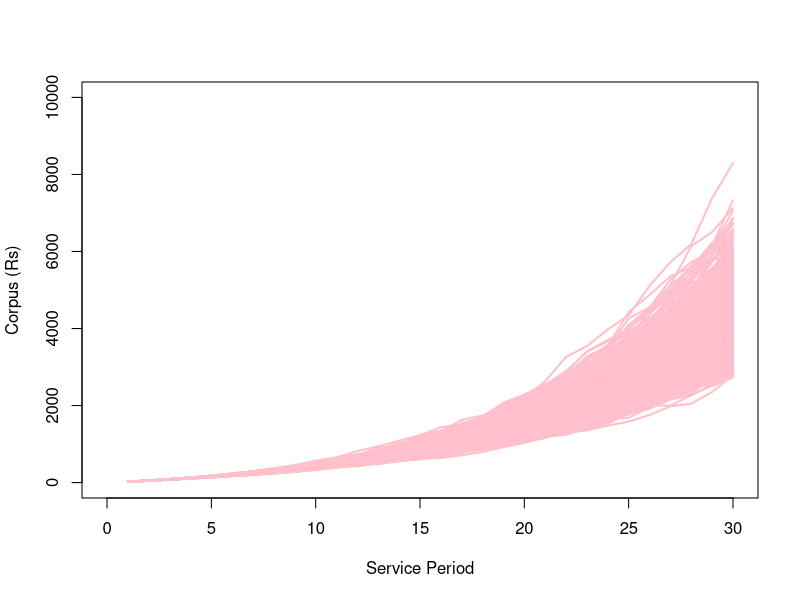
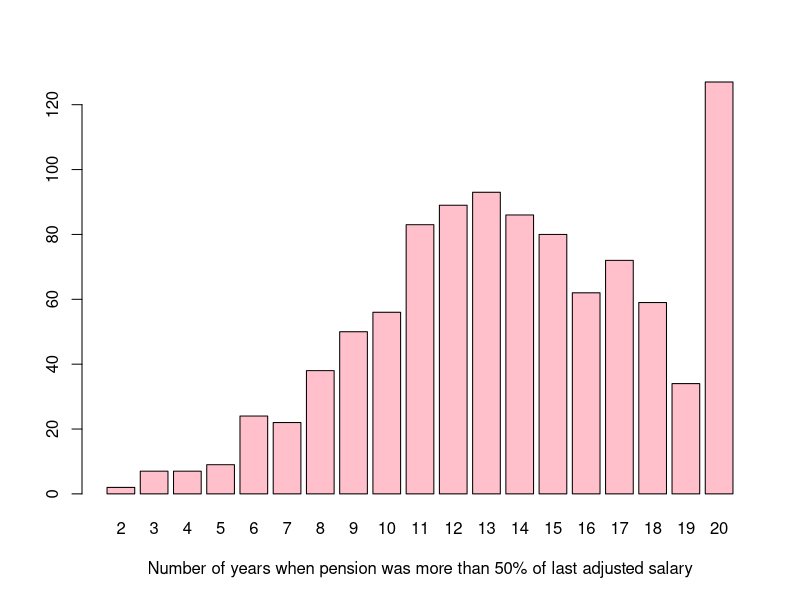
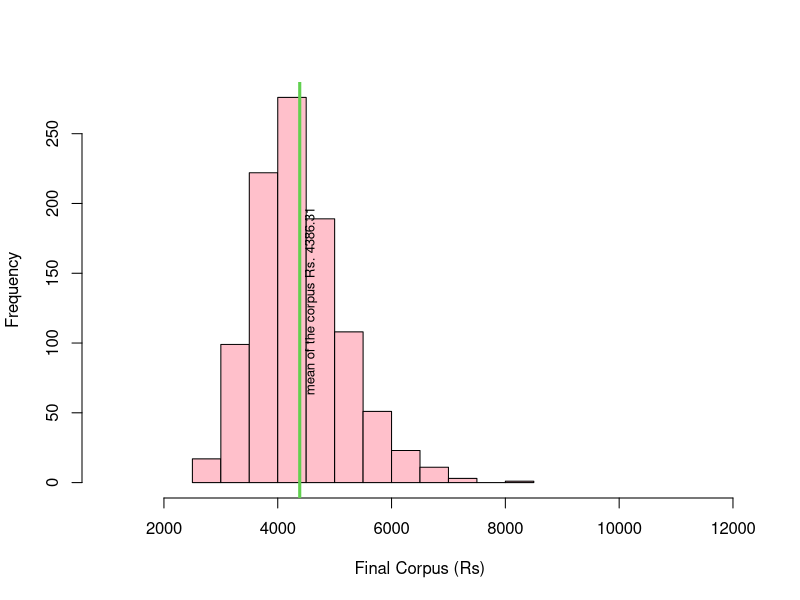
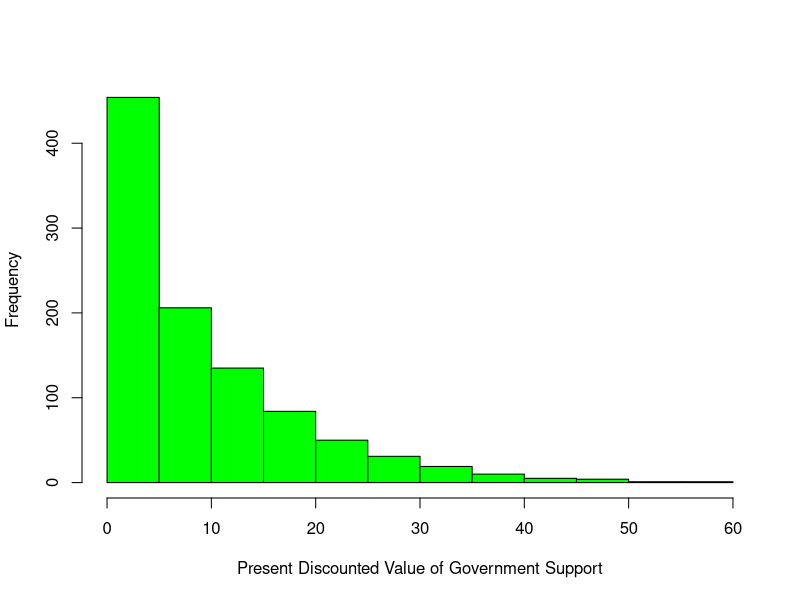
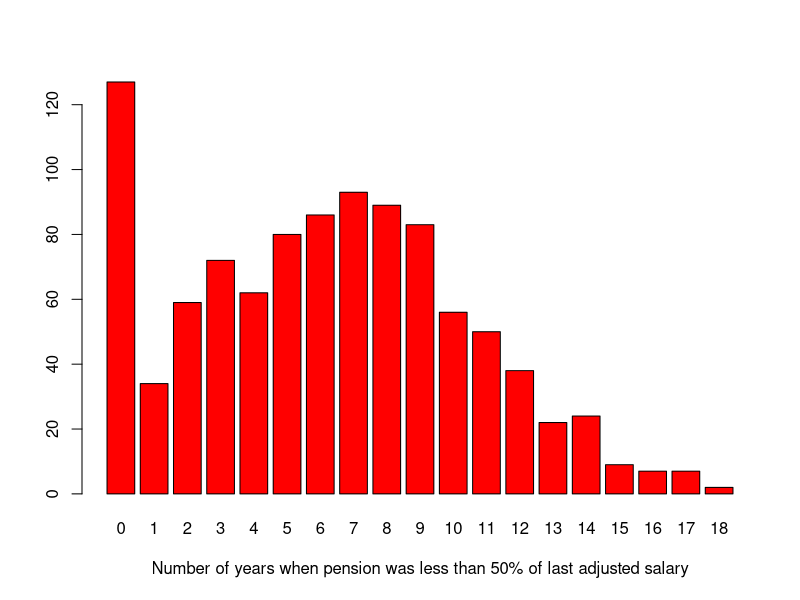

The R script that drew these images, in order:
## Understanding the Effect of Market Risks on New Pension System and Government Responsibility

## Author: Sourish Das , Bikramaditya Datta , Shiv Ratan Tiwari  


### 1000 simulations for corpus
n <- 30                 # Service period
m <- 20                 # Retirement period
b <- 100                # Initial Basic Pay
inc <- 0.03             # Annual increment of Basic Pay
c <- 0.24               # Contribution towards NPS (includes employee and employer contribution)
annuity_rate <- 0.05    # Annuity rate at retirement 
discout_rate <- 0.07    # Discount rate used for responsible financing calculation
mean_infl <- 4          # mean of normal distribution from which inflation values are drawn
sd_infl <- 1.           # sd of normal distribution from which inflation values are drawn

## simulate NPS performance from GBM
sim_prices<-function(Time_len,S1,mu,vol){
  
  S = rep(NA,Time_len)
  S[1] = S1
  
  drift = mu - (vol^2/2)
  for(t in 2:Time_len){
    z <- rnorm(1,mean=0,sd=1)
    rt_mkt = drift+vol*z
    S[t]=S[t-1]*exp(rt_mkt)
  }
  return(S)
}



NPS_mu <- 9
NPS_sigma <- 5

#S <-sim_prices(31,100,NPS_mu/100,NPS_sigma/100)
#rt<-diff(log(S))
#plot(ts(rt),ylim=c(-1,1))
#sd(rt)

sim_size <- 1000
final_corpus <- pdv_Gov_surt <-no_of_yrs_wo_suprt <- no_of_yrs_inad_pension <-rep(NA,sim_size)
salary_20 <- rep(NA,sim_size)


plot(NULL,xlim=c(0,n),ylim=c(0,10000),xlab="Service Period"
     ,ylab="Corpus (Rs)")
set.seed(20240816)
for(s in 1:sim_size){
  infl <- rnorm(n+m,mean=mean_infl,sd=sd_infl)
  basic_pay <- da <- salary <- rep(NA,n)
  basic_pay[1] <- b
  for (i in 2:n) {
    basic_pay[i] <- basic_pay[i-1]*(1+inc)
  }
  
  da[1] <- 0
  for (i in 2:n) {
    da[i] <- basic_pay[i-1]*infl[i-1]/100
  }
  
  salary <- basic_pay + da
  salary_20[s] <- salary[20]
  
  emplye_contrib <- salary*0.1
  emplyr_contrib <- salary*0.14
  
  total_contrib <- emplye_contrib + emplyr_contrib
  dispo_incm <- salary - emplye_contrib
  
  ### NPS performance
  ### 
  
  S <- sim_prices(Time_len=n,S1=100,mu = NPS_mu/100, vol=NPS_sigma/100)
  return = diff(log(S))
  return = c(0, return)
  
  corpus <- rep(NA,n)
  corpus[1] <-total_contrib[1]
  for( t in 2:n){
    corpus[t] <- (corpus[t-1]*(1+return[t]))+total_contrib[t]
  }
  
  final_corpus[s] <- corpus[n]
  lines(corpus,col="pink",lwd=2)
  pension <- corpus[n]*annuity_rate
  inlation_adjusted_salry <- rep(NA,m)
  
  inlation_adjusted_salry[1] <- salary[n]*0.5*(1+infl[n]/100)
  for(t in 2:m){
    inlation_adjusted_salry[t] <- inlation_adjusted_salry[t-1]*(1+infl[n+t-1]/100)
  }
  diff <- inlation_adjusted_salry - pension
  Gov_support<-diff
  Gov_support[diff<0] <- 0
  pdv_Gov_surt[s] <- sum(Gov_support*exp(-discout_rate*(n+1):(n+m)))
  
  
  no_of_yrs_wo_suprt[s] <- sum(Gov_support==0)
  no_of_yrs_inad_pension[s] <- m - no_of_yrs_wo_suprt[s]
  
}
png(filename = "fig6_final_corpus_mu11_sigma5.png")
hist(final_corpus,xlab="Final Corpus (Rs)",main=""
     ,probability = F,col="pink",xlim=c(1000,12000))
abline(v=mean(final_corpus),lwd=3,col="3")
text(x = (mean(final_corpus)+200)
     , y = 130, srt = 90, paste('mean of the corpus Rs.'
                               ,round(mean(final_corpus),2))
     , col = 'black', cex = 0.8)
dev.off()

png(filename = "fig11_pdv_Gov_sut_annuity7.png")
hist(pdv_Gov_surt, xlab="Present Discounted Value of Government Support"
     , main="", col="green")
dev.off()
mean(pdv_Gov_surt)
(mean(pdv_Gov_surt)*exp(discout_rate*20)/mean(salary_20))*100

barplot(table(no_of_yrs_wo_suprt)
        ,xlab="Number of years when pension was more than 50% of last adjusted salary"
        ,col="pink")

png(filename = "fig9_numbr_of_yrs_inad_annuity5.png")
barplot(table(no_of_yrs_inad_pension)
        ,xlab="Number of years when pension was less than 50% of last adjusted salary"
        ,col="red")
dev.off()
one_sim = cbind.data.frame(Year=1:n,Inflation=infl[1:n],Basic_Pay=basic_pay
                 ,DA=da,Salary=salary,Contribtion = total_contrib
                 ,Return =return, Corpus = corpus)

one_sim = round(one_sim,2)
min(final_corpus)
max(final_corpus)
mean(final_corpus)
var(final_corpus)

one_sim_retirement = cbind.data.frame(Year=(n+1):(n+m)
                                      ,Inflation=infl[(n+1):(n+m)]
                                      ,Adjusted_Salary=inlation_adjusted_salry
                                      ,Pension=pension)
